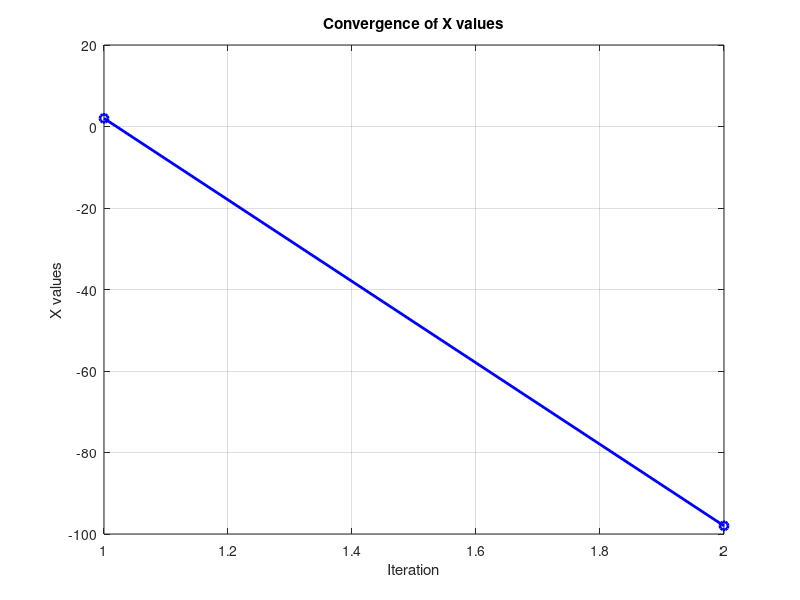
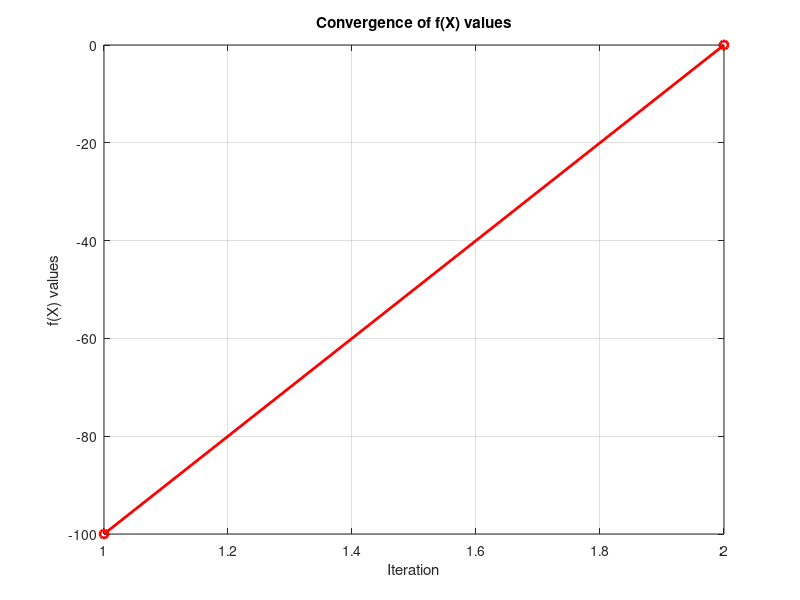
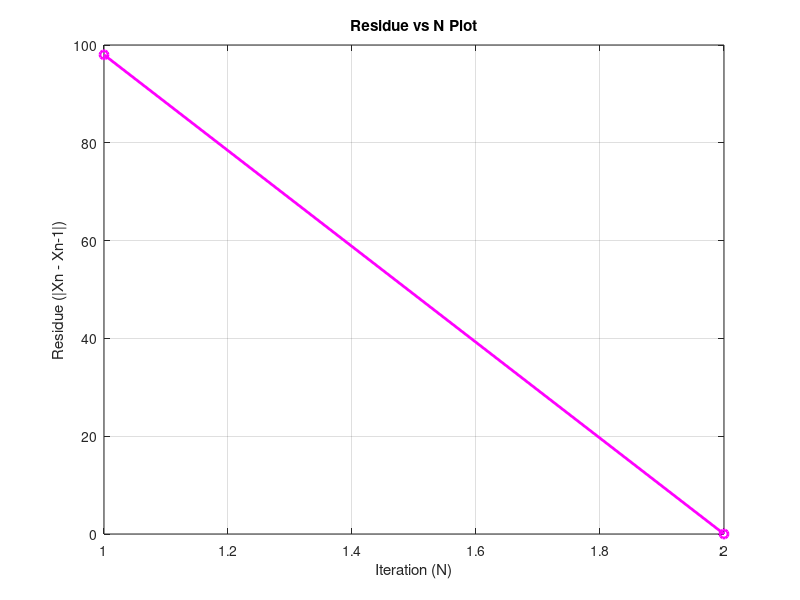
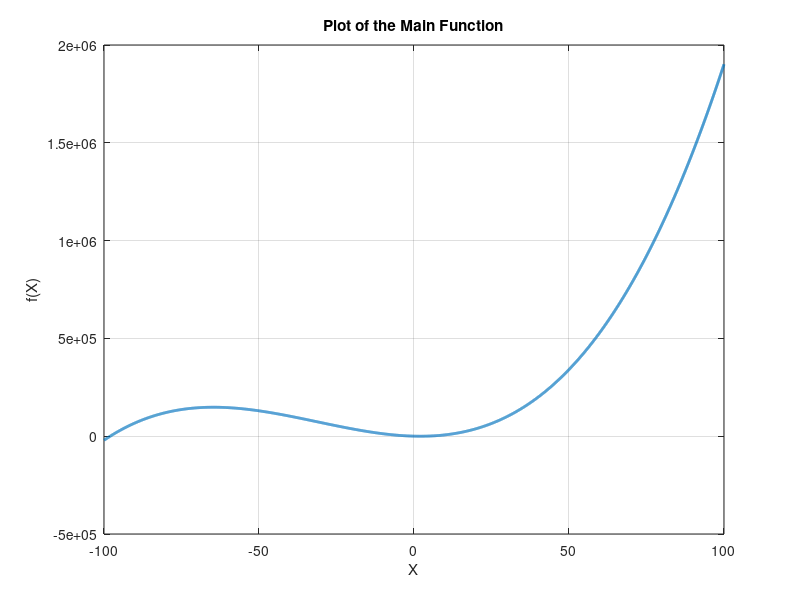

The MATLAB script that drew these images, in order:
fq7 = @(x) x^3 + 94*(x^2)-389*x+294;
dfq7= @(x) 3*(x^2)-389+188*x;
epsilon = 1e-6;
Nmax=10000;
x= 2;
d=1;

solution = fzero(fq7,2);


fprintf("Below Values are up to 8 decimal places\n");
fprintf("Iteration\tX\t\tf(x)\t\tActual Solution\t\tAbsolute Error\t\tResidue\n");

% Initialize arrays to store iteration data for plotting
x_values = zeros(1, Nmax);
fx_values = zeros(1, Nmax);
absolute_errors = zeros(1, Nmax);

while d <= Nmax
    c = fq7(x);
    dc = dfq7(x);
    
    % Store values for plotting
    x_values(d) = x;
    fx_values(d) = c;

    if abs(c) <= epsilon
        fprintf("%d\t\t%.8f\t%.8f\t%.8f\t%.8f\t\t%.8f\n", d, x, c, solution, abs(x -solution),abs(x-x_values(d-1)));
        fprintf("Approximate Solution comes out to be %.8f\n", x);
        break;
    end
    
    if(d==1)
        fprintf("%d\t\t%.8f\t%.8f\t%.8f\t%.8f\t\t%.8f\n", d, x, c, solution, abs(x -solution),abs(x));
        x = x - c/dc;
        absolute_errors(d) = abs(x);
    else

        fprintf("%d\t\t%.8f\t%.8f\t%.8f\t%.8f\t\t%.8f\n", d, x, c, solution, abs(x -solution),abs(x-x_values(d-1)));
        x = x - c/dc;
        absolute_errors(d) = abs(x - x_values(d-1));
    end

    d = d + 1;
end

if d == Nmax
    fprintf("For %d iterations, the solution does not converge up to the given error %f\n", Nmax, epsilon);
end

% Figure 1 Plotting the convergence of X values
figure;
plot(1:d, x_values(1:d), '-o', 'Color', 'b', 'LineWidth', 2);
title('Convergence of X values');
xlabel('Iteration');
ylabel('X values');
grid on;

% Figure 2 Plotting the convergence of f(X) values
figure;
plot(1:d, fx_values(1:d), '-o', 'Color', 'r', 'LineWidth', 2);
title('Convergence of f(X) values');
xlabel('Iteration');
ylabel('f(X) values');
grid on;

% Figure 3 Plotting the absolute error plot
figure;
plot(1:d, absolute_errors(1:d), '-o', 'Color', 'm', 'LineWidth', 2);
title('Residue vs N Plot');
xlabel('Iteration (N)');
ylabel('Residue (|Xn - Xn-1|)');
grid on;

% Figure 4 Plot of the main function
figure;
x = linspace(-100, 100, 5000);
plot(x,x.^3 + 94*(x.^2)-389*x+294,'LineWidth', 2);
title('Plot of the Main Function');
xlabel('X');
ylabel('f(X)');
grid on;



